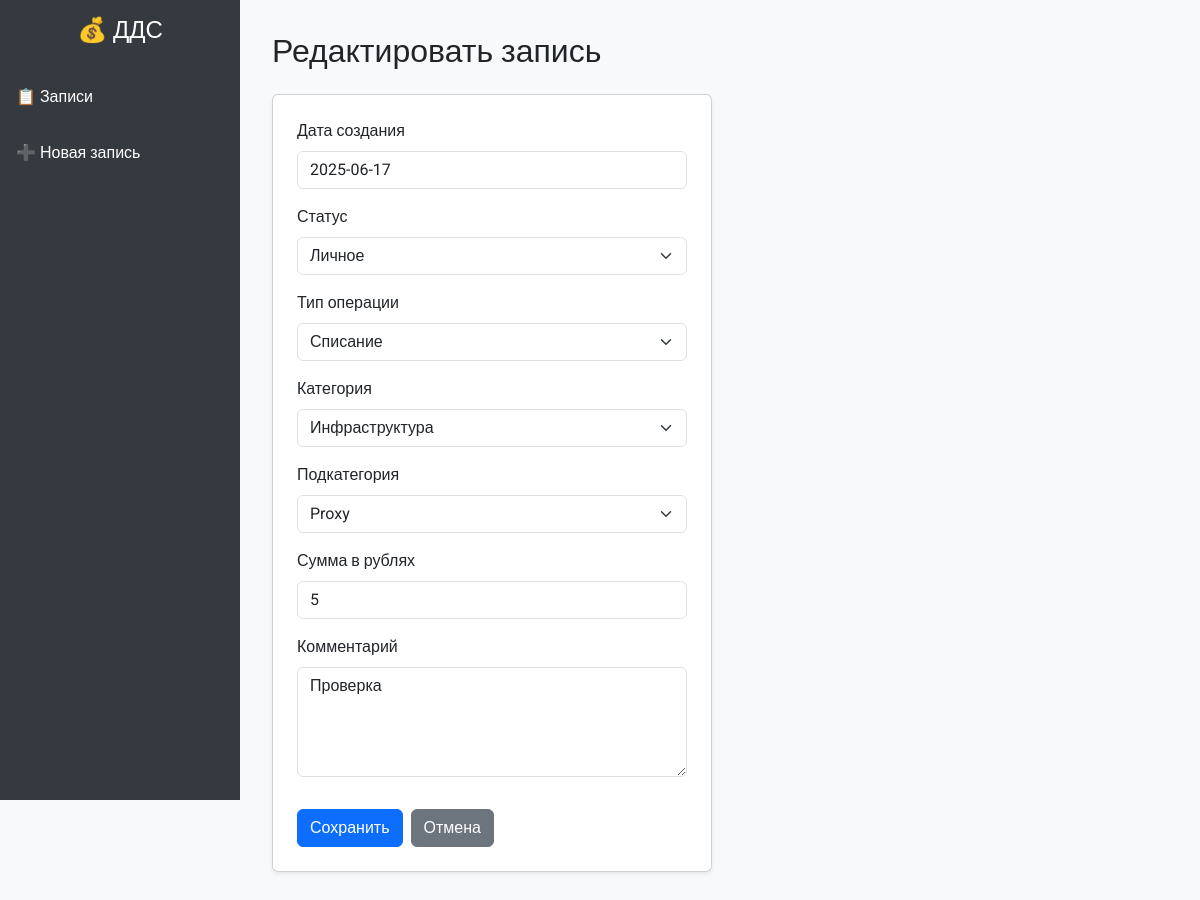
The page /19/edit/ on the database its author committed.
### finance/models.py (models this page shows)
class FinancialRecord(models.Model):
    created_at = models.DateField(
        default=date.today,
        verbose_name='Дата создания'
    )
    status = models.ForeignKey(
        Status,
        on_delete=models.CASCADE,
        verbose_name='Статус'
    )
    operation_type = models.ForeignKey(
        OperationType,
        on_delete=models.CASCADE,
        verbose_name='Тип операции'
    )
    category = models.ForeignKey(
        Category,
        on_delete=models.CASCADE,
        verbose_name='Категория'
    )
    subcategory = models.ForeignKey(
        SubCategory,
        on_delete=models.CASCADE,
        verbose_name='Подкатегория'
    )
    amount = models.PositiveIntegerField(
        verbose_name='Сумма в рублях',
        validators=[MinValueValidator(1, 'Минимальная сумма в рублях - 1')]
    )
    comment = models.TextField(
        blank=True,
        null=True,
        verbose_name='Комментарий'
        )
    class Meta:
        verbose_name = 'Запись ДДС'
        verbose_name_plural = 'Записи ДДС'

### finance/views.py (the view)
class FinancialRecordUpdateView(UpdateView):
    model = FinancialRecord
    form_class = FinancialRecordForm
    template_name = 'finance/record_form.html'
    success_url = reverse_lazy('record-list')

### finance/forms.py (shortened to what this page needs)
class FinancialRecordForm(forms.ModelForm):
    class Meta:
        model = FinancialRecord
        fields = '__all__'
        widgets = {
            'comment': forms.Textarea(attrs={'rows': 4}),
        }
    def __init__(self, *args, **kwargs):
        super().__init__(*args, **kwargs)
        data = self.data or None
        instance = self.instance if self.instance.pk else None
        operation_type_id = (
            int(data.get('operation_type'))
            if data and data.get('operation_type') else
            instance.operation_type_id if instance else None
        )
        if operation_type_id:
            self.fields['category'].queryset = Category.objects.filter(
                operation_type_id=operation_type_id
            )
        category_id = (
            int(data.get('category'))
            if data and data.get('category') else
            instance.category_id if instance else None
        )
        if category_id:
            self.fields['subcategory'].queryset = SubCategory.objects.filter(
                category_id=category_id
            )

### finance/models.py (called while the page is built)
    def __str__(self):
        return self.name

### templates/finance/record_form.html (shortened to what this page needs)
{% extends "base.html" %}
{% load static %}
{% load widget_tweaks %}
{% block content %}
<h2 class="mb-4">
  {% if form.instance.pk %}Редактировать запись{% else %}Создать запись{% endif %}
</h2>
<form method="post" class="row g-3">
  <div class="col-12 col-md-8 col-lg-6">
    <div class="card p-4 shadow-sm">
      {% for field in form.visible_fields %}
        <div class="mb-3">
          <label for="{{ field.id_for_label }}" class="form-label">{{ field.label }}</label>
          {% if field.field.widget.input_type == 'select' %}
            {{ field|add_class:"form-select" }}
          {% elif field.field.widget.input_type == 'textarea' %}
            {{ field|add_class:"form-control" }}
          {% else %}
            {{ field|add_class:"form-control" }}
          {% endif %}
        </div>
      {% endfor %}
      <div class="mt-3 d-flex gap-2">
        <button type="submit" class="btn btn-primary">Сохранить</button>
        <a href="{% url 'record-list' %}" class="btn btn-secondary">Отмена</a>
      </div>
    </div>
  </div>
</form>
{% endblock %}

### templates/base.html (style rules this page uses)
body { background-color: #f8f9fa; font-family: "Roboto", sans-serif; }

### rows shown on the page
FinancialRecord: visible_fields "2025-06-17" "5" "Проверка", visible_fields "Личное" "Списание" "Инфраструктура" "Proxy"

### other values the page prints
{{ field.label }} "Дата создания" "Статус" "Тип операции" "Категория" "Подкатегория" "Сумма в рублях" "Комментарий"
